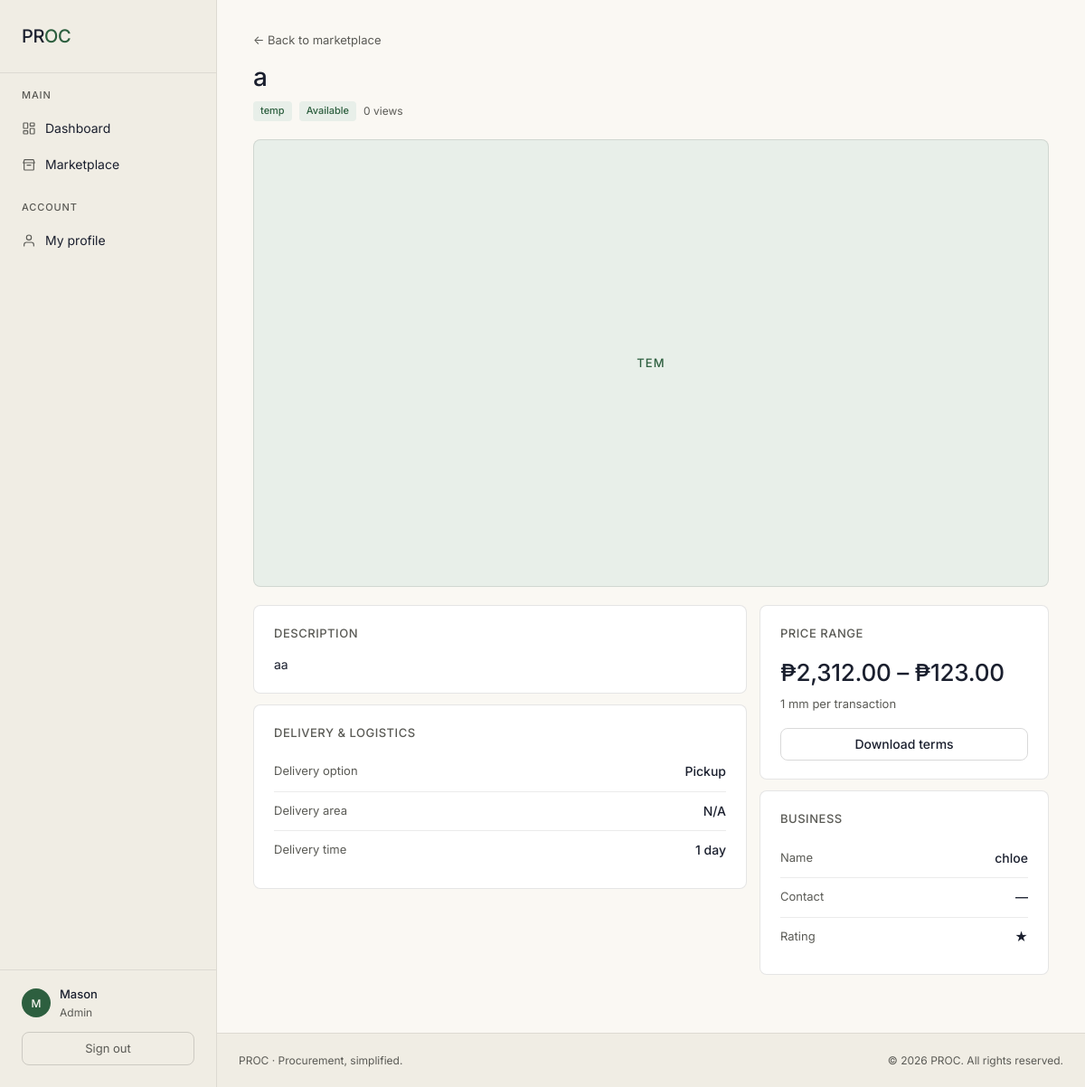
/marketplace/listing/1 (signed in), run on the app's committed database.
### authentication/models.py (models this page shows, shortened)
class Client(AbstractBaseUser, PermissionsMixin):
    ACCOUNT_TYPE_CHOICES = [
        ('business', 'Business'),
        ('consumer', 'Consumer'),
        ('admin', 'Admin'),
    ]
    username = models.CharField(max_length=150, unique=True)
    email = models.EmailField(unique=True)
    account_type = models.CharField(max_length=20, choices=ACCOUNT_TYPE_CHOICES)
    contact_number = models.CharField(max_length=20, blank=True)
    profile_image = models.ImageField(upload_to='uploads/profile_pictures/', null=True, blank=True)
    is_active = models.BooleanField(default=True)
    is_staff = models.BooleanField(default=False)
    date_joined = models.DateTimeField(default=timezone.now)
    objects = ClientManager()
    USERNAME_FIELD = 'username'
    REQUIRED_FIELDS = ['email']
    class Meta:
        db_table = 'client'
        verbose_name = 'Client'
        verbose_name_plural = 'Clients'

### marketplace/models.py (models this page shows, shortened)
class Listing(models.Model):
    CATEGORY_CHOICES = [
        ('goods', 'Goods'),
        ('services', 'Services'),
        ('custom', 'Custom'),
    ]
    DELIVERY_CHOICES = [
        ('pickup', 'Pickup'),
        ('delivery', 'Delivery'),
        ('shipping', 'Shipping')
    ]
    business = models.ForeignKey(
        settings.AUTH_USER_MODEL,
        on_delete=models.CASCADE,
        related_name='listings'
    )
    title = models.CharField(max_length=255)
    description = models.TextField()
    category = models.CharField(max_length=50, choices=CATEGORY_CHOICES, default='custom')
    min_price = models.DecimalField(max_digits=15, decimal_places=2, validators=[validate_nonnegative])
    max_price = models.DecimalField(max_digits=15, decimal_places=2, validators=[validate_nonnegative])
    quantity = models.IntegerField(validators=[validate_nonnegative])
    unit = models.CharField(max_length=10)
    delivery_option = models.CharField(max_length=10, choices=DELIVERY_CHOICES)
    delivery_area = models.CharField(max_length=100)
    delivery_time = models.IntegerField(validators=[validate_nonnegative]) # assumes delivery time is in number of days
    terms_conditions = models.FileField(upload_to='uploads/listings/termsconditions', null=False, blank=False)
    availability = models.BooleanField(default=True)
    view_count = models.IntegerField(validators=[validate_nonnegative], default=0)
    created_at = models.DateTimeField(auto_now_add=True)
    updated_at = models.DateTimeField(auto_now=True)
    class Meta:
        db_table = 'listing'
        ordering = ['-created_at']

### marketplace/views.py (the view)
# urls.py: path('listing/<int:pk>', views.listing_detail_view, name='listing_detail'),
@login_required
def listing_detail_view(request, pk):
    listing = get_object_or_404(Listing, pk=pk)
    if hasattr(request.user, "business_profile"):
        if listing.business != request.user:
            return redirect('dashboard:dashboard')
    elif hasattr(request.user, "consumer_profile"):
        if listing.business.business_profile.status != "approved":
            return redirect('dashboard:dashboard')
        listing.view_count = listing.view_count + 1
        listing.save()
    is_favorite = FavoriteListing.objects.filter(listing=listing, consumer=request.user).exists()
    ctx = {
        'listing': listing,
        'is_favorite': is_favorite
    }
    return render(request, 'marketplace/listing_detail.html', ctx)

### templates/marketplace/listing_detail.html (shortened to what this page needs)
{% extends "base.html" %}
{% load humanize %}
{% block content %}
<div class="page-wrap">
    {% if user.consumer_profile %}
        <a href="{% url 'marketplace:marketplace_listings' %}" class="back-link">← Back to listings</a>
    {% else %}
        <a href="{% url 'marketplace:business_marketplace' %}" class="back-link">← Back to marketplace</a>
    {% endif %}
    <div class="detail-header">
        <div>
            <div class="detail-title">{{ listing.title }}</div>
            <div class="detail-subline">
                <span class="pill">{{ listing.category }}</span>
                {% if listing.availability == True %}
                    <span class="pill">Available</span>
                {% else %}
                    <span class="pill pill-danger">Unavailable</span>
                {% endif %}
                <span class="view-count">{{ listing.view_count|intcomma }} view{{ listing.view_count|pluralize }}</span>
            </div>
        </div>
    </div>
    <div class="gallery">
        <div class="gallery-main">
            {% if listing.images.exists %}
                {% for image in listing.images.all %}
                    {% if forloop.counter == 1 %}
                        <img src="{{ image.image.url }}" alt="{{ listing.title }}">
                    {% endif %}
                {% endfor %}
            {% else %}
                <span class="gallery-empty">{{ listing.category|slice:":3" }}</span>
            {% endif %}
        </div>
    </div>
    <div class="detail-grid">
        <div>
            <div class="card">
                <div class="section-title">Description</div>
                <div class="description">{{ listing.description }}</div>
            </div>
            <div class="card">
                <div class="section-title">Delivery &amp; logistics</div>
                <div class="info-list">
                    <div class="info-row">
                        <span class="info-label">Delivery option</span>
                        <span class="info-value">{{ listing.delivery_option|capfirst }}</span>
                    </div>
                    <div class="info-row">
                        <span class="info-label">Delivery area</span>
                        <span class="info-value">{{ listing.delivery_area }}</span>
                    </div>
                    <div class="info-row">
                        <span class="info-label">Delivery time</span>
                        <span class="info-value">{{ listing.delivery_time }} day{{ listing.delivery_time|pluralize }}</span>
                    </div>
                </div>
            </div>
        </div>
        <div>
            <div class="card">
                <div class="section-title">Price range</div>
                <div class="price-display">₱{{ listing.min_price|floatformat:2|intcomma }} – ₱{{ listing.max_price|floatformat:2|intcomma }}</div>
                <div class="price-sub">{{ listing.quantity }} {{ listing.unit }} per transaction</div>
                <div class="action-stack">
                    <a href="{% url 'marketplace:download_toc' pk=listing.pk %}" class="btn btn-secondary action-btn-full">Download terms</a>
                </div>
            </div>
            <div class="card">
                <div class="section-title">Business</div>
                <div class="info-list">
                    <div class="info-row">
                        <span class="info-label">Name</span>
                        <span class="info-value">{{ listing.business.business_profile.business_name|default:listing.business.username }}</span>
                    </div>
                    <div class="info-row">
                        <span class="info-label">Contact</span>
                        <span class="info-value">{{ listing.business.business_profile.rep_contact|default:"—" }}</span>
                    </div>
                    {% if listing.business.business_profile.rating != 0 %}
                        <div class="info-row">
                            <span class="info-label">Rating</span>
                            <span class="info-value">★ {{ listing.business.business_profile.rating }}</span>
                        </div>
                    {% else %}
                        <div class="info-row">
                            <span class="info-label">Unrated Business</span>
                        </div>
                    {% endif %}
                </div>
            </div>
        </div>
    </div>
</div>
{% endblock %}

### templates/base.html (shortened to what this page needs)
{% load static %}
<!DOCTYPE html>
<html lang="en">
<head>
    <link rel="stylesheet" href="{% static 'css/theme.css' %}">
</head>
<body>
<div class="layout">
    {% if user.is_authenticated %}
    <aside class="sidebar">
        <div class="brand">
            <div class="brand-name">PR<span class="dot">OC</span></div>
        </div>
        <div class="nav-section">
            <div class="nav-label">Main</div>
            <a href="{% url 'dashboard:dashboard' %}" class="nav-link">
                <span class="nav-icon">
                </span> Dashboard
            </a>
            {% if user.business_profile %}
            <a href="{% url 'marketplace:business_marketplace' %}" class="nav-link">
                <span class="nav-icon">
                    <svg viewBox="0 0 24 24" fill="none" stroke="currentColor" stroke-width="1.75" stroke-linecap="round" stroke-linejoin="round"><path d="M3 9l1.5-5h15L21 9"/><path d="M4 9v11a1 1 0 0 0 1 1h14a1 1 0 0 0 1-1V9"/><path d="M3 9h18"/><path d="M9 13h6"/></svg>
                </span> Marketplace
            </a>
            {% else %}
            <a href="{% url 'marketplace:consumer_marketplace' %}" class="nav-link">
                <span class="nav-icon">
                    <svg viewBox="0 0 24 24" fill="none" stroke="currentColor" stroke-width="1.75" stroke-linecap="round" stroke-linejoin="round"><path d="M3 9l1.5-5h15L21 9"/><path d="M4 9v11a1 1 0 0 0 1 1h14a1 1 0 0 0 1-1V9"/><path d="M3 9h18"/><path d="M9 13h6"/></svg>
                </span> Marketplace
            </a>
            {% endif %}
        </div>
        <div class="nav-section">
            <div class="nav-label">Account</div>
            <a href="{% url 'profiles:my_profile' %}" class="nav-link">
                <span class="nav-icon">
                    <svg viewBox="0 0 24 24" fill="none" stroke="currentColor" stroke-width="1.75" stroke-linecap="round" stroke-linejoin="round"><path d="M20 21v-2a4 4 0 0 0-4-4H8a4 4 0 0 0-4 4v2"/><circle cx="12" cy="7" r="4"/></svg>
                </span> My profile
            </a>
        </div>
        <div class="sidebar-footer">
            <div class="user-chip">
                <div class="user-avatar">
                    {% if user.profile_image %}
                        <img src="{{ user.profile_image.url }}" alt="{{ user.username }} profile picture">
                    {% else %}
                        {{ user.username|first|upper }}
                    {% endif %}
                </div>
                <div class="user-info">
                    <div class="user-name">{{ user.username }}</div>
                    <div class="user-role">{{ user.account_type }}</div>
                </div>
            </div>
            <a href="{% url 'authentication:logout' %}" class="sidebar-action">Sign out</a>
        </div>
    </aside>
    {% endif %}
    <main class="main">
        {% block content %}{% endblock %}
    </main>
</div>
{% if user.is_authenticated %}
<footer class="app-footer">
    <div class="app-footer-row">
        <div>PROC · Procurement, simplified.</div>
        <div>&copy; {% now "Y" %} PROC. All rights reserved.</div>
    </div>
</footer>
{% endif %}
</body>
</html>

### templates/marketplace/listing_detail.html (style rules this page uses)
.page-wrap { max-width: 1000px; margin: 0 auto; }
.back-link { display: inline-flex; align-items: center; gap: 6px; font-size: 13px; color: var(--text-secondary); text-decoration: none; margin-bottom: 14px; }
.detail-header { display: flex; justify-content: space-between; align-items: flex-start; gap: 12px; margin-bottom: 20px; }
.detail-title { font-size: 28px; font-weight: 500; letter-spacing: -0.02em; line-height: 1.2; margin-bottom: 10px; color: var(--text-primary); }
.detail-subline { display: flex; flex-wrap: wrap; gap: 8px; align-items: center; font-size: 13px; color: var(--text-secondary); }
.view-count { font-size: 12px; color: var(--text-secondary); }
.gallery { display: grid; grid-template-columns: 1fr; gap: 8px; margin-bottom: 20px; }
.gallery-main { width: 100%; aspect-ratio: 16/9; border-radius: var(--radius); overflow: hidden; background: var(--accent-bg); border: 0.5px solid var(--border); display: flex; align-items: center; justify-content: center; }
.gallery-empty { font-size: 13px; font-weight: 500; color: var(--accent); letter-spacing: 0.08em; text-transform: uppercase; }
.detail-grid { display: grid; grid-template-columns: 1fr 320px; gap: 14px; }
.section-title { font-size: 13px; font-weight: 500; letter-spacing: 0.04em; text-transform: uppercase; color: var(--text-secondary); margin-bottom: 12px; }
.price-display { font-size: 26px; font-weight: 500; letter-spacing: -0.01em; color: var(--text-primary); margin-bottom: 4px; }
.price-sub { font-size: 13px; color: var(--text-secondary); margin-bottom: 16px; }
.info-list { display: flex; flex-direction: column; }
.info-row { display: flex; justify-content: space-between; gap: 12px; font-size: 14px; padding: 10px 0; border-bottom: 0.5px solid var(--border-subtle); }
.info-row:last-child { border-bottom: none; }
.info-label { color: var(--text-secondary); font-size: 13px; }
.info-value { color: var(--text-primary); font-weight: 500; text-align: right; font-size: 14px; }
.description { color: var(--text-primary); line-height: 1.65; font-size: 14px; white-space: pre-wrap; }
.action-stack { display: flex; flex-direction: column; gap: 8px; }
.action-btn-full { display: block; width: 100%; text-align: center; }
.card + .card { margin-top: 12px; }

### data on the page
Client: username|first "M", username "Mason", account_type "Admin"
Listing: title "a", category "temp", view_count "0", category "TEM", description "aa", delivery_option "Pickup", delivery_area "N/A", delivery_time "1", min_price "2,312.00", max_price "123.00", quantity "1", unit "mm", business.business_profile.business_name "chloe", business.business_profile.rep_contact "—"
